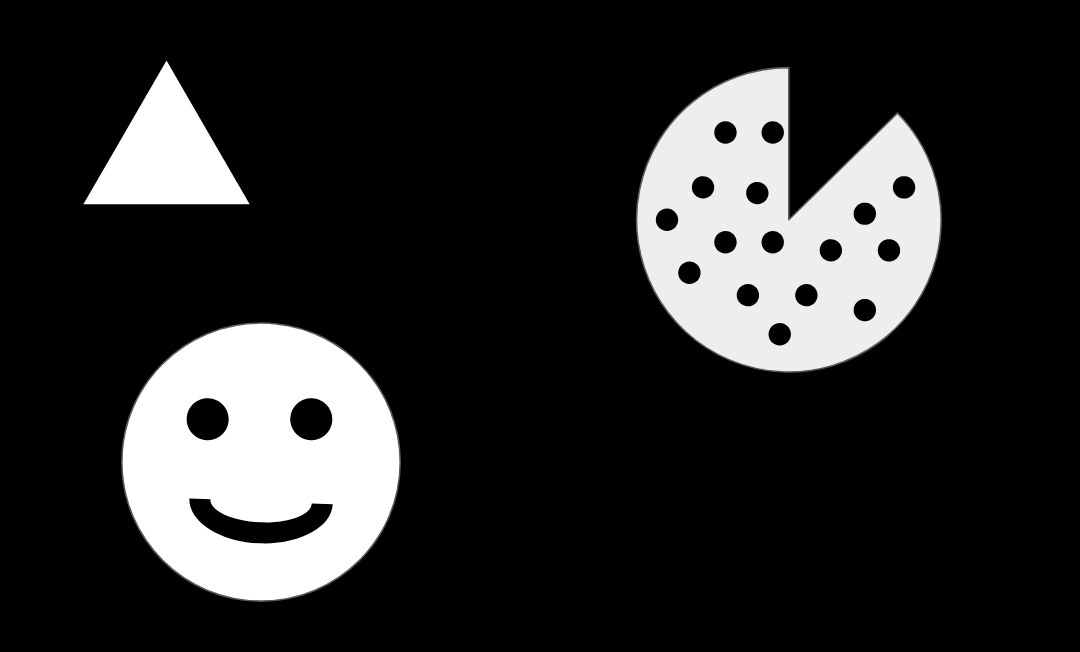
#> input picture DATA/internal_external.png, 1080 x 652 px, found by its file name; the run also reads 1 picture not shown here
$ python MSE_img_comp.py
#> lines starting #> are read from the running program, lines starting #| are printed output that depends on the picture
### template_matching.py
import cv2
import numpy as np
import matplotlib.pyplot as plt
# %matplotlib inline

def display(img):
    while True:
        cv2.imshow('deteced_image',img)
        c = cv2.waitKey(1)
        if c == 27:
            break
    cv2.destroyAllWindows()

original = cv2.imread(r"C:\Users\vs6993\PycharmProjects\Open_CV\DATA\internal_external.png")
#> original is the input picture: shape (652, 1080, 3); min 0, max 255, mean 43.4
print(original.shape)
#| (652, 1080, 3)
img1 = original[320:600,120:400,:]
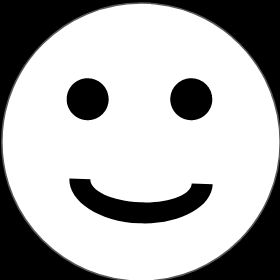
#> img1: shape (280, 280, 3); min 0, max 255, mean 177.9
original2=original[320:600,120:400,:]

res= cv2.matchTemplate(img1,original2,cv2.TM_CCORR_NORMED)
#> res = [1]
# if res:
print(res)
#| [[1.]]
print("yes")

display(res)
#> (key Esc is pressed here)

### MSE_img_comp.py
import numpy as np
import cv2
import os
import matplotlib as plt
from template_matching import display


def mse(imageA, imageB):
    # the 'Mean Squared Error' between the two images is the
    # sum of the squared difference between the two images;
    # NOTE: the two images must have the same dimension
    err = np.sum((imageA.astype("float") - imageB.astype("float")) ** 2)
    err /= float(imageA.shape[0] * imageA.shape[1])

    # return the MSE, the lower the error, the more "similar"
    # the two images are
    return err


imageA = cv2.imread(r"C:\Users\vs6993\PycharmProjects\Open_CV\DATA\dog_backpack.jpg")
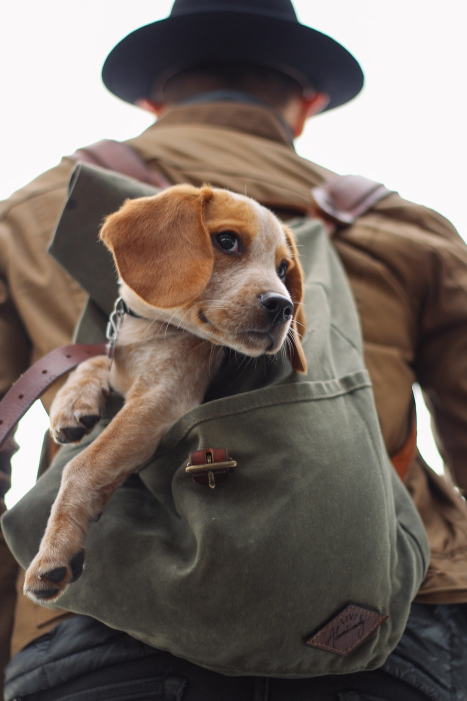
#> input picture DATA/dog_backpack.jpg, 934 x 1401 px, found by its file name (shown at 1/2 size)
#> imageA is the input picture: shape (1401, 934, 3); mean B, G, R 99.5, 106.7, 118.1
imageB = cv2.imread(r"C:\Users\vs6993\PycharmProjects\Open_CV\DATA\dog_backpack.png")

display(imageA)
#> (key Enter is pressed here)
